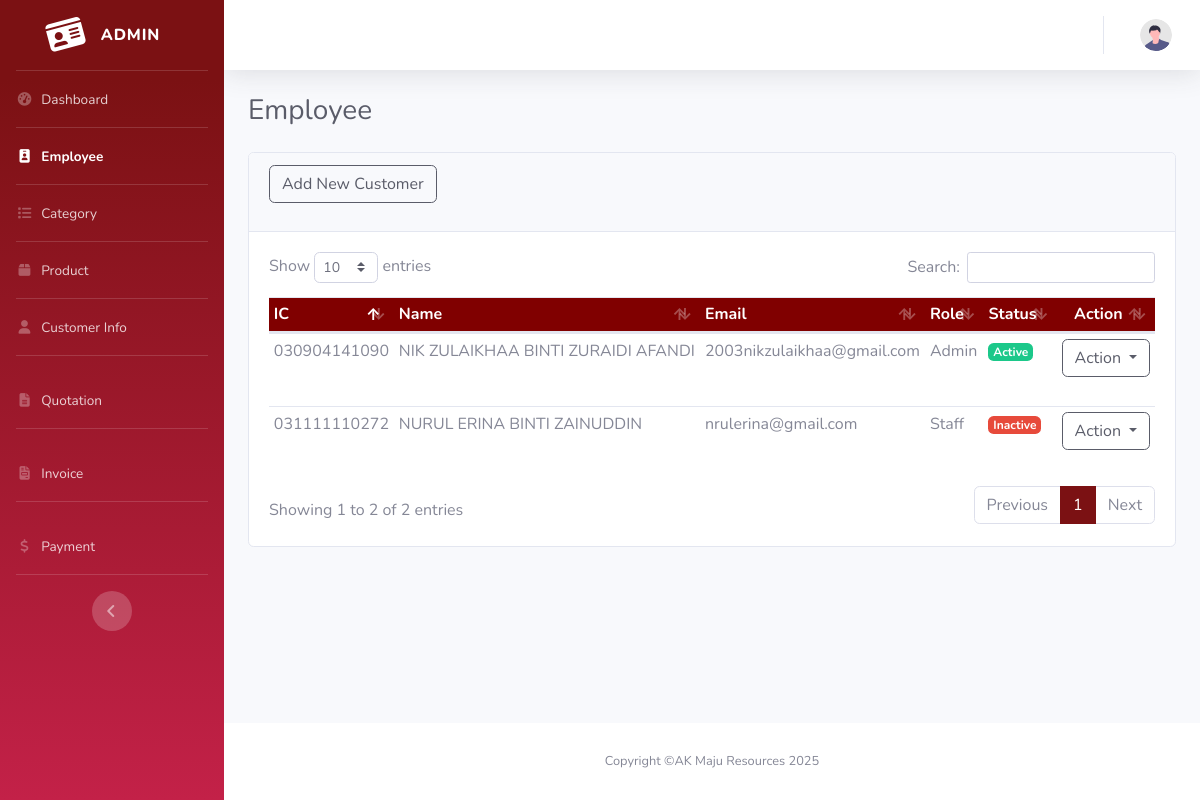
Page /Akmaju/admin/employee.php (signed in) on the committed database.
### tables this page shows
CREATE TABLE `users` (
  `user_id` int(11) NOT NULL,
  `user_name` varchar(255) NOT NULL,
  `user_email` varchar(255) NOT NULL,
  `user_ic` varchar(12) NOT NULL,
  `user_password` varchar(255) DEFAULT NULL,
  `user_role` int(11) NOT NULL DEFAULT 1 COMMENT '1:Admin, 2:User',
  `user_status` int(11) NOT NULL DEFAULT 1 COMMENT '1:Active, 0:Inactive',
  `user_created_at` datetime NOT NULL DEFAULT current_timestamp(),
  `user_updated_at` datetime NOT NULL DEFAULT current_timestamp() ON UPDATE current_timestamp()
);

### Akmaju/config/db.php (called while the page is built, shortened)
<?php
$baseUrl = 'http://localhost/akmaju/';
function base_url($url = null)
{
    global $baseUrl;
    return $baseUrl . $url;
}

### Akmaju/admin/employee.php (the view, shortened to what this page needs)
<?php
$title = 'Employee';
include 'layout/header.php';
$sql_employee = "SELECT * FROM `users`";
$result_employee = $conn->query($sql_employee);
?>
<div class="container-fluid">
    <div class="d-sm-flex align-items-center justify-content-between mb-4">
        <h1 class="h3 mb-0 text-gray-800"><?= $title ?></h1>
    </div>
    <div class="card">
        <div class="card-header">
            <div class="form-group row ">
                <form class="form-inline col-12 ">
                    <a class="btn btn-outline-dark" href="employee-add.php" role="button">
                        Add New Customer</a>
                </form>
            </div>
        </div>
        <div class="card-body">
            <div class='table-responsive'>
                <table class="table table-hover table-sm" id="dataTable">
                    <thead class="thead-warning" style="background-color: maroon; color: white;">
                        <tr>
                            <th scope="col">IC</th>
                            <th scope="col">Name</th>
                            <th scope="col">Email</th>
                            <th scope="col">Role</th>
                            <th scope="col">Status</th>
                            <th class="text-center" scope="col" style="width: 10%;">Action</th>
                        </tr>
                    </thead>
                    <tbody>
                        <?php foreach ($result_employee as $employee) : ?>
                            <tr>
                                <td><?= $employee['user_ic'] ?></td>
                                <td><?= $employee['user_name'] ?></td>
                                <td><?= $employee['user_email'] ?></td>
                                    <?php if ($employee['user_role'] == 1) : ?>
                                        <td>Admin</td>
                                    <?php else : ?>
                                        <td>Staff</td>
                                    <?php endif; ?>
                                <td>
                                    <?php if ($employee['user_status'] == 1) : ?>
                                        <span class="badge badge-success">Active</span>
                                    <?php else : ?>
                                        <span class="badge badge-danger">Inactive</span>
                                    <?php endif; ?>
                                </td>
                                <td class="text-center">
                                <div class="dropdown mb-4">
                                        <a class="btn btn-outline-dark dropdown-toggle" href="#" role="button" data-toggle="dropdown">
                                            Action
                                        </a>
                                </td>
                            </tr>
                        <?php endforeach; ?>
                    </tbody>
                </table>
            </div>
        </div>
    </div>
</div>
<?php include 'layout/footer.php'; ?>

### Akmaju/admin/layout/header.php (shortened to what this page needs)
<?php
require_once '../config/db.php';
?>
<!DOCTYPE html>
<html lang="en">
<head>
    <link href="<?= base_url('assets/vendor/fontawesome-free/css/all.min.css') ?>" rel="stylesheet" type="text/css">
    <link href="<?= base_url('assets/vendor/datatables/dataTables.bootstrap4.min.css') ?>" rel="stylesheet">
    <link rel="stylesheet" href="<?= base_url('assets/vendor/select2/css/select2.min.css') ?>">
    <link rel="stylesheet" href="<?= base_url('assets/vendor/select2-bootstrap4-theme/select2-bootstrap4.min.css') ?>">
    <link href="<?= base_url('assets/css/sb-admin-2.min.css') ?>" rel="stylesheet">
    <link href="<?= base_url('assets/css/style.css') ?>" rel="stylesheet">
</head>
<body id="page-top">
    <div id="wrapper">
        <?php require_once 'sidebar.php' ?>
        <div id="content-wrapper" class="d-flex flex-column">
            <div id="content">
                <nav class="navbar navbar-expand navbar-light bg-white topbar mb-4 static-top shadow">
                    <ul class="navbar-nav ml-auto">
                        <li class="nav-item dropdown no-arrow">
                            <a class="nav-link dropdown-toggle" href="#" id="userDropdown" role="button" data-toggle="dropdown" aria-haspopup="true" aria-expanded="false">
                                <img class="img-profile rounded-circle" src="<?= base_url('assets/img/undraw_profile.svg') ?>">
                            </a>
                        </li>
                    </ul>
                </nav>

### Akmaju/admin/layout/sidebar.php
<ul class="navbar-nav bg-gradient-primary sidebar sidebar-dark accordion" id="accordionSidebar">
    <a class="sidebar-brand d-flex align-items-center justify-content-center" href="index.php">
        <div class="sidebar-brand-icon rotate-n-15">
            <i class="fas fa-id-card"></i>
        </div>
        <div class="sidebar-brand-text mx-3">Admin</div>
    </a>
    <hr class="sidebar-divider my-0">
    <li class="nav-item <?= $title == 'Dashboard' ? 'active' : '' ?>">
        <a class="nav-link " href="<?= base_url('admin/index.php') ?>">
            <i class="fas fa-fw fa-tachometer-alt"></i>
            <span>Dashboard</span></a>
    </li>
    <hr class="sidebar-divider my-0">
    <li class="nav-item <?= $title == 'Employee' ? 'active' : '' ?>">
        <a class="nav-link " href="<?= base_url('admin/employee.php') ?>">
            <i class="fas fa-fw fa-id-badge"></i>
            <span>Employee</span></a>
    </li>
    <hr class="sidebar-divider my-0">
    <li class="nav-item <?= ($title == 'Category') || ($title == 'Add Category') ? 'active' : '' ?>">
        <a class="nav-link" href="<?= base_url('admin/category.php') ?>">
            <i class="fas fa-fw fa-list"></i>
            <span>Category</span></a>
    </li>
    <hr class="sidebar-divider my-0">
    <li class="nav-item <?= ($title == 'Product') || ($title == 'Add Product') ? 'active' : '' ?>">
        <a class="nav-link" href="<?= base_url('admin/product.php') ?>">
            <i class="fas fa-fw fa-box"></i>
            <span>Product</span></a>
    </li>
    <hr class="sidebar-divider my-0">
    <li class="nav-item <?= ($title == 'Customer Info') || ($title == 'Add Customer') ? 'active' : '' ?>">
        <a class="nav-link" href="<?= base_url('admin/customer.php') ?>">
            <i class="fas fa-fw fa-user"></i>
            <span>Customer Info</span></a>
    </li>
    <hr class="sidebar-divider d-none d-md-block">
    <li class="nav-item <?= ($title == 'Quotation') || ($title == 'Add Quotation') || ($title == 'Quotation Detail') || ($title == 'Quotation Edit') || ($title == 'Generate Quotation') ? 'active' : '' ?>">
        <a class="nav-link" href="<?= base_url('admin/quotation.php') ?>">
            <i class="fas fa-fw fa-file-alt"></i>
            <span>Quotation</span></a>
    </li>
    <hr class="sidebar-divider d-none d-md-block">
    <li class="nav-item <?= ($title == 'Invoice') || ($title == 'Create Invoice' || $title == 'Invoice Detail') ? 'active' : '' ?>">
        <a class="nav-link" href="<?= base_url('admin/invoice.php') ?>">
            <i class="fas fa-fw fa-file-invoice"></i>
            <span>Invoice</span></a>
    </li>
  <hr class="sidebar-divider d-none d-md-block">
    <li class="nav-item <?= ($title == 'Payment')  ? 'active' : '' ?>">
        <a class="nav-link" href="<?= base_url('admin/payment.php') ?>">
            <i class="fas fa-fw fa-dollar-sign"></i>
            <span>Payment</span></a>
    </li>
    <hr class="sidebar-divider d-none d-md-block">
    <div class="text-center d-none d-md-inline">
        <button class="rounded-circle border-0" id="sidebarToggle"></button>
    </div>
</ul>

### Akmaju/admin/layout/footer.php (shortened to what this page needs)
</div>
<footer class="sticky-footer bg-white">
    <div class="container my-auto">
        <div class="copyright text-center my-auto">
            <span>Copyright &copy;AK Maju Resources <?= date('Y') ?></span>
        </div>
    </div>
</footer>
</div>
</div>
</body>
</html>

### rows in the picture
users: user_ic "030904141090", user_name "NIK ZULAIKHAA BINTI ZURAIDI AFANDI", user_email "2003nikzulaikhaa@gmail.com", user_role "Admin", user_status "Active"
users: user_ic "031111110272", user_name "NURUL ERINA BINTI ZAINUDDIN", user_email "nrulerina@gmail.com", user_role "Staff", user_status "Inactive"

### other values in the picture
$title "Employee"
